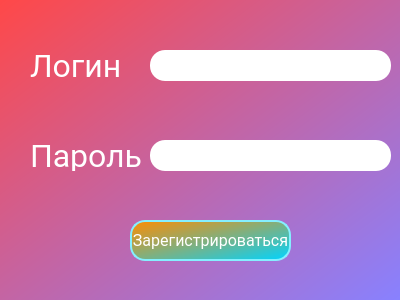
<?xml version="1.0" encoding="UTF-8"?>
<ui version="4.0">
 <class>RegDialog</class>
 <widget class="QDialog" name="RegDialog">
  <property name="geometry">
   <rect>
    <x>0</x>
    <y>0</y>
    <width>400</width>
    <height>300</height>
   </rect>
  </property>
  <property name="minimumSize">
   <size>
    <width>400</width>
    <height>300</height>
   </size>
  </property>
  <property name="maximumSize">
   <size>
    <width>400</width>
    <height>300</height>
   </size>
  </property>
  <property name="windowTitle">
   <string>Dialog</string>
  </property>
  <widget class="QWidget" name="widget" native="true">
   <property name="geometry">
    <rect>
     <x>0</x>
     <y>0</y>
     <width>400</width>
     <height>300</height>
    </rect>
   </property>
   <property name="styleSheet">
    <string notr="true">QWidget#widget{
	background-color: qlineargradient(spread:pad, x1:0, y1:0, x2:1, y2:1, stop:0 rgba(255, 72, 72, 255), stop:1 rgba(136, 129, 255, 255));
}

QPushButton{
	
	background-color: qlineargradient(spread:pad, x1:0, y1:0, x2:1, y2:1, stop:0 rgba(255, 140, 0, 255), stop:1 rgba(0, 212, 255, 255));
	border: 2px solid #85efff;
	border-radius: 15px;	
	color: rgb(255, 255, 255);
	font-family: roboto;
	font-size: 16px;
}

QPushButton:hover{
	background-color: qlineargradient(spread:pad, x1:0, y1:0, x2:1, y2:1, stop:0 rgba(0, 255, 115, 255), stop:1 rgba(184, 255, 73, 255));
	border: 2px solid #90ff94;
}

QLabel{
	color: rgb(255, 255, 255);
}
QLineEdit{
	border-radius: 15px;
	font-family: roboto;
	font-size: 20px;
}




</string>
   </property>
   <widget class="QLabel" name="label">
    <property name="geometry">
     <rect>
      <x>30</x>
      <y>50</y>
      <width>101</width>
      <height>31</height>
     </rect>
    </property>
    <property name="font">
     <font>
      <family>Roboto</family>
      <pointsize>24</pointsize>
     </font>
    </property>
    <property name="text">
     <string>Логин</string>
    </property>
   </widget>
   <widget class="QLabel" name="label_2">
    <property name="geometry">
     <rect>
      <x>30</x>
      <y>140</y>
      <width>121</width>
      <height>31</height>
     </rect>
    </property>
    <property name="font">
     <font>
      <family>Roboto</family>
      <pointsize>24</pointsize>
     </font>
    </property>
    <property name="text">
     <string>Пароль</string>
    </property>
   </widget>
   <widget class="QLineEdit" name="passEdit">
    <property name="geometry">
     <rect>
      <x>150</x>
      <y>140</y>
      <width>241</width>
      <height>31</height>
     </rect>
    </property>
    <property name="font">
     <font>
      <family>roboto</family>
      <pointsize>-1</pointsize>
     </font>
    </property>
    <property name="echoMode">
     <enum>QLineEdit::Password</enum>
    </property>
   </widget>
   <widget class="QLineEdit" name="loginEdit">
    <property name="geometry">
     <rect>
      <x>150</x>
      <y>50</y>
      <width>241</width>
      <height>31</height>
     </rect>
    </property>
    <property name="font">
     <font>
      <family>roboto</family>
      <pointsize>-1</pointsize>
     </font>
    </property>
   </widget>
   <widget class="QPushButton" name="regButton">
    <property name="geometry">
     <rect>
      <x>130</x>
      <y>220</y>
      <width>161</width>
      <height>41</height>
     </rect>
    </property>
    <property name="font">
     <font>
      <family>roboto</family>
      <pointsize>-1</pointsize>
     </font>
    </property>
    <property name="text">
     <string>Зарегистрироваться</string>
    </property>
   </widget>
  </widget>
 </widget>
 <resources/>
 <connections/>
</ui>
